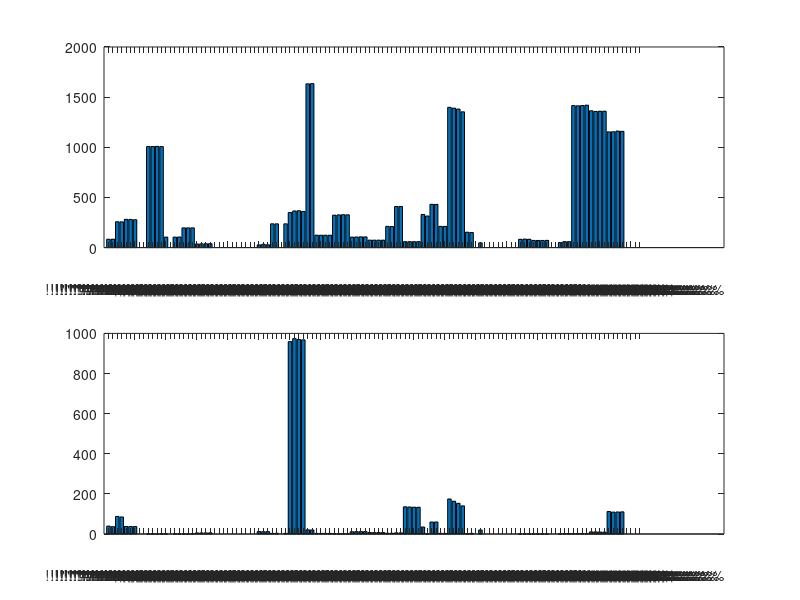
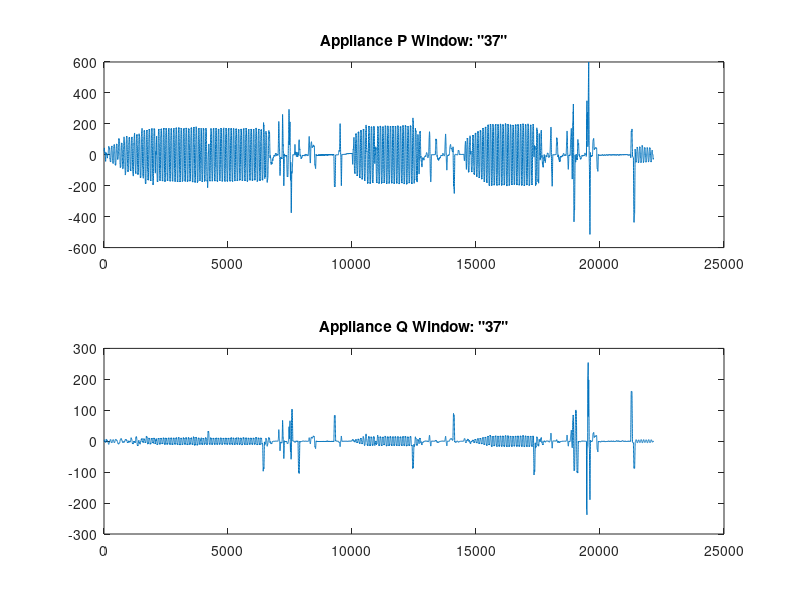
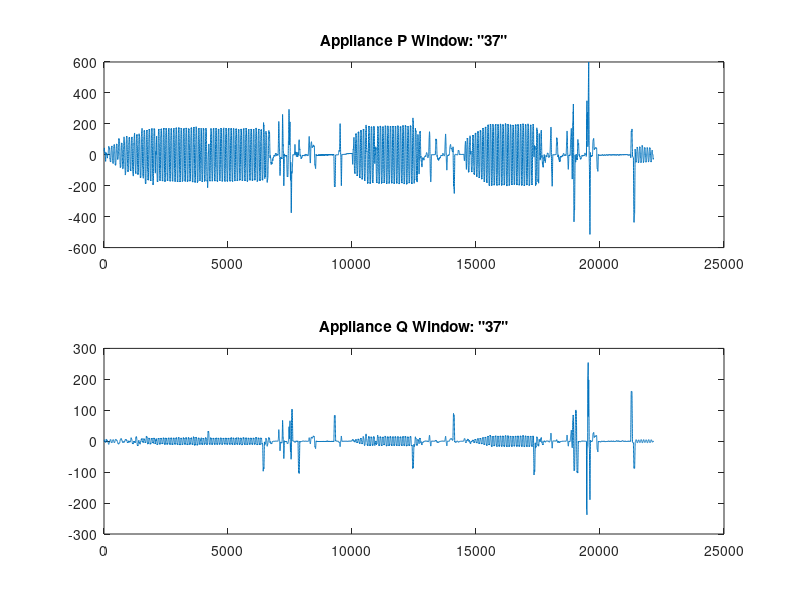

These figures' MATLAB source, in order:
clc;clear all;
idx_H2_1 = {21	'Master Bath Fan'
21	'Master Bath Fan'
21	'Master Bath Fan'
21	'Master Bath Fan'
14	'Hair Dryer'
14	'Hair Dryer'
32	'Straightening Iron'
32	'Straightening Iron'
13	'Garbage Disposal'
13	'Garbage Disposal'
13	'Garbage Disposal'
13	'Garbage Disposal'
25	'Microwave'
25	'Microwave'
25	'Microwave'
25	'Microwave'
30	'Refrigerator'
30	'Refrigerator'
30	'Refrigerator'
28	'Phone Charger'
28	'Phone Charger'
28	'Phone Charger'
28	'Phone Charger'
36	'Vacuum'
36	'Vacuum'
36	'Vacuum'
36	'Vacuum'
8	'Dining Room Lights'
8	'Dining Room Lights'
8	'Dining Room Lights'
8	'Dining Room Lights'
18	'Laptop Charger'
18	'Laptop Charger'
18	'Laptop Charger'
18	'Laptop Charger'
7	'Crockpot'
7	'Crockpot'
7	'Crockpot'
5	'Coffee Maker'
5	'Coffee Maker'
5	'Coffee Maker'
5	'Coffee Maker'
33	'TV/DVR'
33	'TV/DVR'
33	'TV/DVR'
6	'Computer'
6	'Computer'
6	'Computer'
6	'Computer'
29	'Printer'
29	'Printer'
29	'Printer'
29	'Printer'
};

idx_H2_2 = {16	'Kitchen Lights'
16	'Kitchen Lights'
16	'Kitchen Lights'
16	'Kitchen Lights'
17	'Kitchen Table Lights'
17	'Kitchen Table Lights'
17	'Kitchen Table Lights'
17	'Kitchen Table Lights'
31	'Stairway Lights'
31	'Stairway Lights'
31	'Stairway Lights'
31	'Stairway Lights'
15	'Hallway Lights'
15	'Hallway Lights'
15	'Hallway Lights'
15	'Hallway Lights'
12	'Front Room Lights'
12	'Front Room Lights'
12	'Front Room Lights'
12	'Front Room Lights'
19	'Laundry Room Lights'
19	'Laundry Room Lights'
20	'Living Room Lights'
20	'Living Room Lights'
26	'Office Lights'
26	'Office Lights'
3	'Bedroom 1 Lights'
3	'Bedroom 1 Lights'
3	'Bedroom 1 Lights'
1	'Bathroom 1 Lights'
1	'Bathroom 1 Lights'
4	'Bedroom 2 Lights'
4	'Bedroom 2 Lights'
2	'Bathroom 2 Lights'
2	'Bathroom 2 Lights'
34	'Tea Kettle'
34	'Tea Kettle'
34	'Tea Kettle'
34	'Tea Kettle'
23	'Master Bedroom Lights'
23	'Master Bedroom Lights'
22	'Master Bath Lights'
22	'Master Bath Lights'
24	'Master Closet Lights'
24	'Master Closet Lights'
35	'Toaster'
35	'Toaster'
35	'Toaster'
35	'Toaster'
37	'Washer'
10	'Dryer'
37	'Washer'
10	'Dryer'
};

idx_H2_3 = {27	'Outdoor Lights'
27	'Outdoor Lights'
11	'Front Hall Lights'
11	'Front Hall Lights'
11	'Front Hall Lights'
37	'Washer'
10	'Dryer'
37	'Washer'
10	'Dryer'
};

idx_H2_4 = {9	'Dishwasher'
9	'Dishwasher'
9	'Dishwasher'
9	'Dishwasher'
9	'Dishwasher'
9	'Dishwasher'
};
%%
load window_P_H2_1
load window_Q_H2_1
load window_P_H2_2
load window_Q_H2_2
load window_P_H2_3
load window_Q_H2_3
load window_P_H2_4
load window_Q_H2_4


H2_1_ID = cell2mat(idx_H2_1(:,1));
H2_2_ID = cell2mat(idx_H2_2(:,1));
H2_3_ID = cell2mat(idx_H2_3(:,1));
H2_4_ID = cell2mat(idx_H2_4(:,1));

window_P_H2_all = {};
for i = [unique(sort([H2_1_ID;H2_2_ID;H2_3_ID;H2_4_ID]))']
    temp = {};
    idx_H1 = find(H2_1_ID == i);
    temp = [temp window_P_H2_1(idx_H1)];
    
    idx_H2 = find(H2_2_ID == i);
    temp = [temp window_P_H2_2(idx_H2)];
    
    idx_H3 = find(H2_3_ID == i);
    temp = [temp window_P_H2_3(idx_H3)];
    
    idx_H4 = find(H2_4_ID == i);
    temp = [temp window_P_H2_4(idx_H4)];    
    
    window_P_H2_all{i} = temp;
end

window_Q_H2_all = {};
for i = [unique(sort([H2_1_ID;H2_2_ID;H2_3_ID;H2_4_ID]))']
    temp = {};
    idx_H1 = find(H2_1_ID == i);
    temp = [temp window_Q_H2_1(idx_H1)];
    
    idx_H2 = find(H2_2_ID == i);
    temp = [temp window_Q_H2_2(idx_H2)];
    
    idx_H3 = find(H2_3_ID == i);
    temp = [temp window_Q_H2_3(idx_H3)];
    
    idx_H4 = find(H2_4_ID == i);
    temp = [temp window_Q_H2_4(idx_H4)];    
    
    window_Q_H2_all{i} = temp;
    i
end


%% Histogram of all windows - H2
% clear all
load window_P_H2_all.mat
load window_Q_H2_all.mat
window_P = window_P_H2_all;
window_Q = window_Q_H2_all;
% Euclidean Distance Based - Plot the maximum power consumption (approx.)

count = 1;
for i = 1:length(window_P)
    for j = [1:length(window_P{i})]
        window_app_P = window_P{i}{j};  % appliance 1 event 1
        window_app_Q = window_Q{i}{j};        
        if(window_app_P{4})  %% If 'good' appliance
                tempP = window_P{i}{j}{2};  % off window
                DistP = abs(min(tempP));
            
                tempQ = window_Q{i}{j}{2};   % off window
                DistQ = abs(min(tempQ));
                
                MetricP(count) = DistP;
                MetricQ(count) = DistQ;
                count = count+1;
                
            else   % If there are no windows, fill with 0's
                MetricP(count) = 0;
                MetricQ(count) = 0;
                count = count+1;
        end
    end
end
% Plot off - window histograms
ax(1) = subplot(211);bar(MetricP);
Labels = {sort([H2_1_ID;H2_2_ID;H2_3_ID;H2_4_ID]')};
set(gca, 'XTick', 1:121, 'XTickLabel', Labels);

ax(2) = subplot(212);bar(MetricQ);
linkaxes(ax, 'x');
set(gca, 'XTick', 1:121, 'XTickLabel', Labels);

%% Plot window shapes
Labels = unique(sort([H2_1_ID;H2_2_ID;H2_3_ID;H2_4_ID]))';
figure()
for i = 1:length(window_P)
    if(~isempty(window_P{i}{1}))
        i
        ax(1) = subplot(211);plot(window_P{i}{1}{1});
        title(sprintf('Appliance P Window: "%d"', Labels(i)))
        ax(2) = subplot(212);plot(window_Q{i}{1}{1});
        title(sprintf('Appliance Q Window: "%d"', Labels(i)))
        %     title(sprintf('Appliance Q Window: "%d"', Labels{1}(i)))    
        linkaxes(ax, 'x');
        pause
    end
end
%%
Labels = unique(sort([H2_1_ID;H2_2_ID;H2_3_ID;H2_4_ID]))';
figure()
for i = 1:length(window_P)
    if(~isempty(window_P{i}{1}))
        i
        ax(1) = subplot(211);plot(window_P{i}{1}{2});
        title(sprintf('Appliance P Window: "%d"', Labels(i)))
        ax(2) = subplot(212);plot(window_Q{i}{1}{2});
        title(sprintf('Appliance Q Window: "%d"', Labels(i)))
        %     title(sprintf('Appliance Q Window: "%d"', Labels{1}(i)))    
        linkaxes(ax, 'x');
        pause
    end
end
